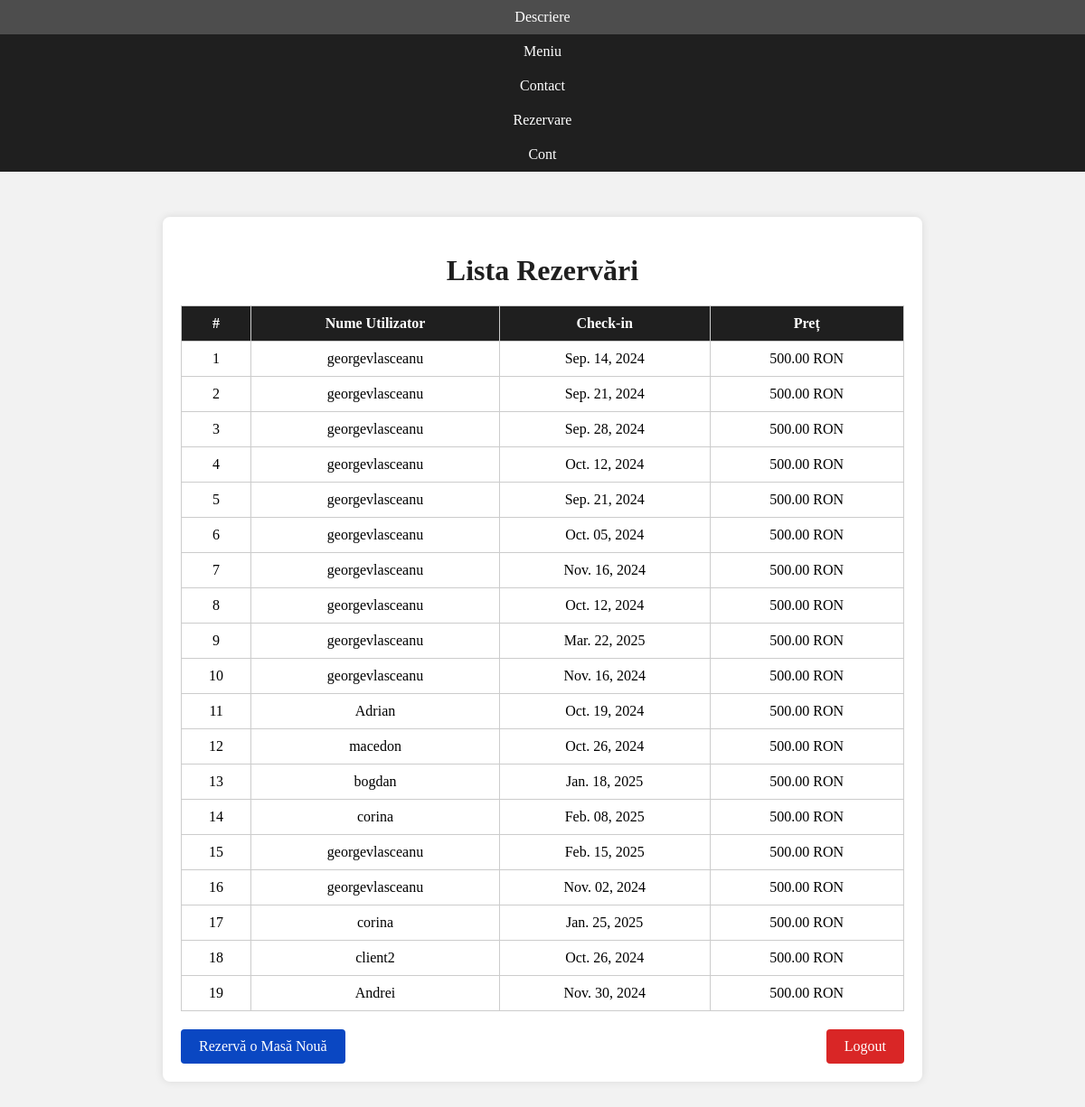
The page /rezervare/rezervari/ (signed in) on the database its author committed.
### rezervare/models.py (models this page shows, shortened)
class Rezervare(models.Model):
    user = models.ForeignKey(settings.AUTH_USER_MODEL, on_delete=models.CASCADE)
    masa = models.ForeignKey(Masa, on_delete=models.CASCADE)
    check_in = models.DateField()
    price = models.DecimalField(max_digits=10, decimal_places=2, default=0.00)

### rezervare/views.py (the view)
# urls.py: path('rezervari/', RezervariList.as_view(), name="rezervari_list_url"),
class RezervariList(LoginRequiredMixin, ListView):
    model = Rezervare
    template_name = 'rezervari_list.html'
    context_object_name = 'rezervari'
    login_url = '/accounts/login/'
    def get_queryset(self):
        if self.request.user.is_authenticated and self.request.user.is_staff:
            return Rezervare.objects.all()
        elif self.request.user.is_authenticated:
            return Rezervare.objects.filter(user=self.request.user)
        else:
            return Rezervare.objects.none()

### rezervare/templates/rezervari_list.html (shortened to what this page needs)
{% extends "base.html" %}
{% block main %}
<div class="container">
    <h1>Lista Rezervări</h1>
    {% if rezervari %}
        <table>
            <thead>
                <tr>
                    <th>#</th>
                    <th>Nume Utilizator</th>
                    <th>Check-in</th>
                    <th>Preț</th>
                </tr>
            </thead>
            <tbody>
                {% for rezervare in rezervari %}
                    <tr>
                        <td>{{ forloop.counter }}</td>
                        <td>{{ rezervare.user.username }}</td>
                        <td>{{ rezervare.check_in|date:"M. d, Y" }}</td>
                        <td>{{ rezervare.price }} RON</td>
                    </tr>
                {% endfor %}
            </tbody>
        </table>
    {% else %}
        <p class="alert">Nu există rezervări disponibile.</p>
    {% endif %}
    <div style="display: flex; justify-content: space-between; margin-top: 20px;">
        <a href="{% url 'rezervare_url' %}" class="btn btn-primary">Rezervă o Masă Nouă</a>
        <a href="{% url 'account_logout' %}" class="btn btn-danger">Logout</a>
    </div>
</div>
{% endblock %}

### restaurant/templates/base.html (shortened to what this page needs)
<!DOCTYPE html>
<html lang="en">
<head>
</head>
<body>
    <nav class="navbar">
        <ul>
            <li><a href={% url 'restaurant:descriere_url'  %} >Descriere</a></li>
            <li><a href={% url 'restaurant:meniu_url'  %} >Meniu</a></li>
            <li><a href={% url 'restaurant:contact_url'  %} >Contact</a></li>
            <li><a href={% url 'rezervare_url'  %} >Rezervare</a></li>
            <li>
                {% if user.is_authenticated %}
                    <a href="{% url 'rezervari_list_url' %}">Cont</a>
                {% else %}
                    <a href="{% url 'account_login' %}">Cont</a>
                {% endif %}
            </li>
        </ul>
    </nav>
    {% block main %}
    {% endblock main %}
</body>
</html>

### restaurant/templates/base.html (style rules this page uses)
body { margin: 0px; background-color: hsl(0, 0%, 95%); }
.navbar ul { list-style-type: none; background-color: hsl(0, 0%, 12%); margin: 0px; padding: 0px; }
.navbar a { color: white; text-decoration: none; padding: 10px; display: flex; text-align: center; justify-content: center; }

### rezervare/templates/rezervari_list.html (style rules this page uses)
body { background-color: hsl(0, 0%, 95%); margin: 0; }
.container { max-width: 800px; margin: 50px auto; padding: 20px; background-color: white; border-radius: 8px; box-shadow: 0px 0px 10px rgba(0, 0, 0, 0.1); }
h1 { text-align: center; color: hsl(0, 0%, 12%); margin-bottom: 20px; }
table { width: 100%; border-collapse: collapse; margin-bottom: 20px; }
table, th, td { border: 1px solid hsl(0, 0%, 80%); }
th, td { padding: 10px; text-align: center; }
th { background-color: hsl(0, 0%, 12%); color: white; }
.btn { display: inline-block; padding: 10px 20px; color: white; text-align: center; border-radius: 4px; text-decoration: none; cursor: pointer; }
.btn-primary { background-color: hsl(220, 90%, 40%); }
.btn-danger { background-color: hsl(0, 70%, 50%); }

### rows shown on the page
Rezervare: user.username "georgevlasceanu", check_in "Sep. 14, 2024", price "500.00"
Rezervare: user.username "georgevlasceanu", check_in "Sep. 21, 2024", price "500.00"
Rezervare: user.username "georgevlasceanu", check_in "Sep. 28, 2024", price "500.00"
Rezervare: user.username "georgevlasceanu", check_in "Oct. 12, 2024", price "500.00"
Rezervare: user.username "georgevlasceanu", check_in "Sep. 21, 2024", price "500.00"
Rezervare: user.username "georgevlasceanu", check_in "Oct. 05, 2024", price "500.00"
Rezervare: user.username "georgevlasceanu", check_in "Nov. 16, 2024", price "500.00"
Rezervare: user.username "georgevlasceanu", check_in "Oct. 12, 2024", price "500.00"
Rezervare: user.username "georgevlasceanu", check_in "Mar. 22, 2025", price "500.00"
Rezervare: user.username "georgevlasceanu", check_in "Nov. 16, 2024", price "500.00"
Rezervare: user.username "Adrian", check_in "Oct. 19, 2024", price "500.00"
Rezervare: user.username "macedon", check_in "Oct. 26, 2024", price "500.00"
Rezervare: user.username "bogdan", check_in "Jan. 18, 2025", price "500.00"
Rezervare: user.username "corina", check_in "Feb. 08, 2025", price "500.00"
Rezervare: user.username "georgevlasceanu", check_in "Feb. 15, 2025", price "500.00"
Rezervare: user.username "georgevlasceanu", check_in "Nov. 02, 2024", price "500.00"
Rezervare: user.username "corina", check_in "Jan. 25, 2025", price "500.00"
Rezervare: user.username "client2", check_in "Oct. 26, 2024", price "500.00"
Rezervare: user.username "Andrei", check_in "Nov. 30, 2024", price "500.00"
